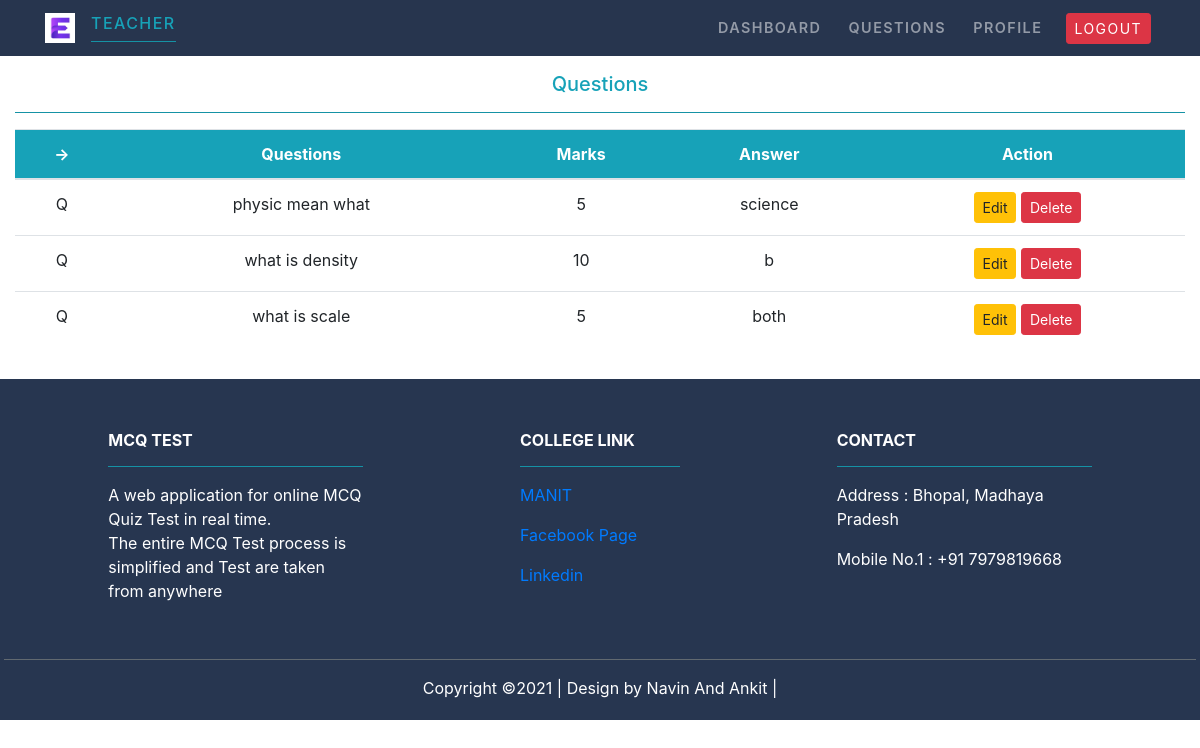
The page /teacher/TeacherQuestion/ on the database its author committed.
### MCQ_Test/models.py (models this page shows)
class Question(models.Model):
    subject=models.ForeignKey(Subject,on_delete=models.CASCADE)
    marks=models.PositiveIntegerField()
    question=models.CharField(max_length=600)
    option1=models.CharField(max_length=200)
    option2=models.CharField(max_length=200)
    option3=models.CharField(max_length=200)
    option4=models.CharField(max_length=200)
    answer=models.CharField(max_length=200)

### Teacher/views.py (the view)
# urls.py: path('TeacherQuestion/', views.teacher_question,name='teacherquestion'),
def teacher_question(request):
    ques=Question.objects.all()
    return render(request,'Teacher/teacherquestion.html',{'ques':ques})

### Teacher/templates/Teacher/teacherquestion.html (shortened to what this page needs)
{% extends 'Teacher/teacherbase.html' %}
{% load static %}
{% block content %}
<div class="py-3">
<div class=" container-fluid">
<div class="text-center text-info">
<h5>Questions</h5>
<hr class="bg-info">
</div>
<table class="table text-center">
  <thead class="bg-info text-white">
    <tr>
      <th scope="col">-></th>
      <th scope="col">Questions</th>
      <th scope="col">Marks</th>
      <th scope="col">Answer</th>
      <th scope="col">Action</th>
    </tr>
  </thead>
  <tbody>
  {% for s in  ques %}
    <tr >
      <td scope="row">Q</td>
      <td>{{s.question}}</td>
      <td>{{s.marks}}</td>
      <td>{{s.answer}}</td>
      <td>
          <a href="" class='btn btn-warning btn-sm'>Edit</a>
          <form action="" method="POST" class='d-inline'>
            <input type="submit" class="btn btn-danger btn-sm" value="Delete">
          </form>
      </td>
    </tr>
  {% endfor %}
  </tbody>
</table>
</div>
</div>
{% endblock content %}

### rows shown on the page
Question: question "physic mean what", marks "5", answer "science"
Question: question "what is density", marks "10", answer "b"
Question: question "what is scale", marks "5", answer "both"
